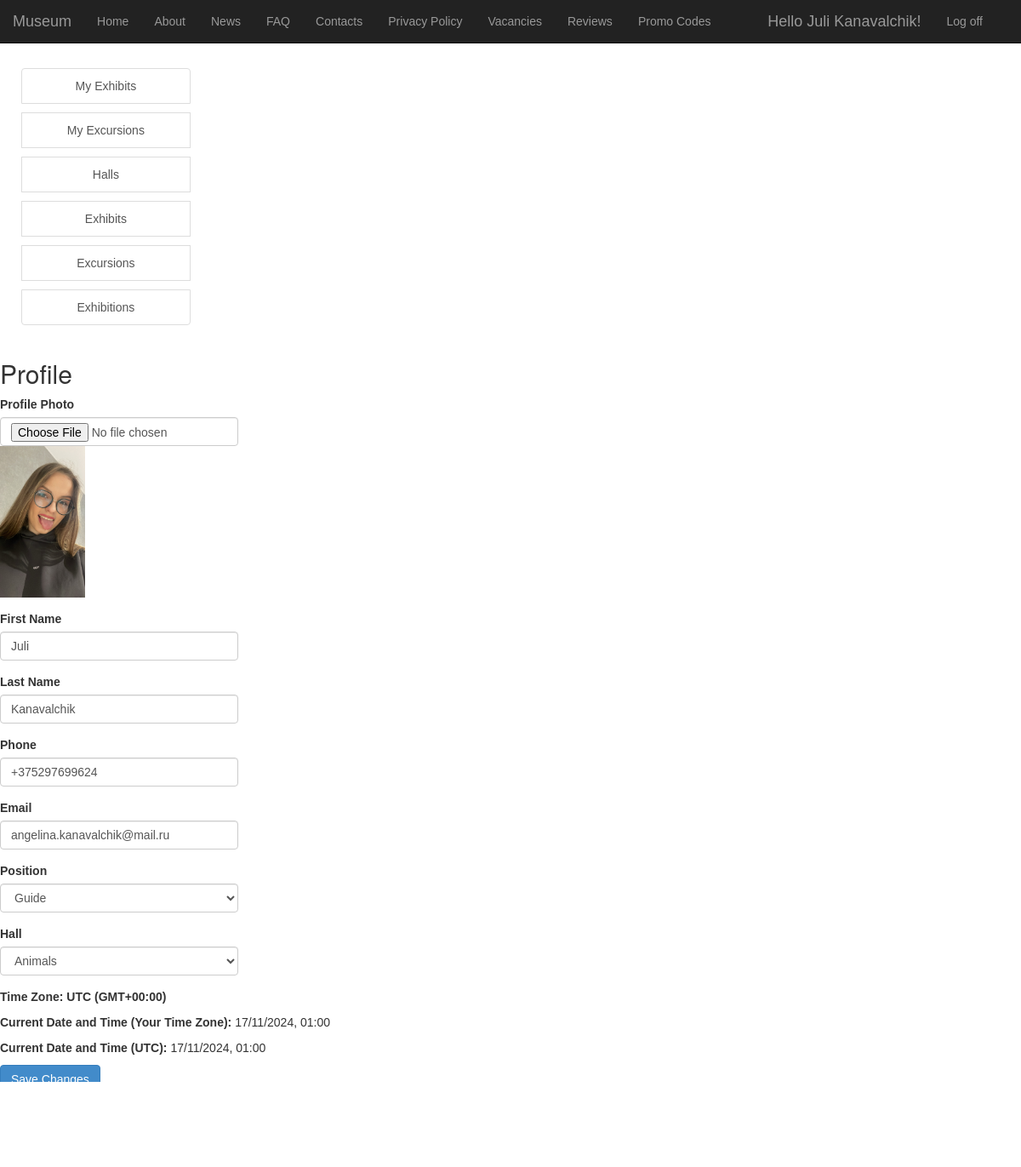
Page /profile/3/ (signed in) on the committed database.
### app/models.py (models this page shows, shortened)
class Employee(models.Model):
    user = models.OneToOneField(User, on_delete=models.CASCADE)
    first_name = models.CharField(max_length=100, default='')
    last_name = models.CharField(max_length=100, default='')
    phone = models.CharField(max_length=15)
    position = models.ForeignKey(Position, on_delete=models.CASCADE)
    hall = models.ForeignKey(Hall, on_delete=models.CASCADE, null=True, blank=True)
    photo = models.ImageField(upload_to='contact/', blank=True, null=True)
    email = models.EmailField(null=True, blank=True)

class Position(models.Model):
    name = models.CharField(max_length=100)

### app/views.py (the view, shortened to what this page needs)
# urls.py: re_path(r'^profile/(?P<id>\d+)/$', views.profile, name='profile'),
@login_required
def profile(request, id):
    if request.user.is_authenticated:
        try:
           employee = Employee.objects.get(user=request.user)
           is_employee = True
        except Employee.DoesNotExist:
           employee = None
           is_employee = False
    else:
        is_employee = False
    user = User.objects.get(id=request.user.id)
    positions = Position.objects.all()
    halls = Hall.objects.all()
    if employee:
        return render(request, 'app/profile.html', {
            'title': 'Profile',
            'employee': employee,
            'positions': positions,
            'halls': halls,
            'year':datetime.now().year,
            'is_employee' : is_employee,
        })

### app/templates/app/profile.html (shortened to what this page needs)
{% extends "app/layout.html" %}
{% block content %}
<h2>{{ title }}</h2>
<form method="post" enctype="multipart/form-data">
    {% if is_employee %}
    <div class="form-group">
        <label for="photo">Profile Photo</label>
        <input type="file" id="photo" name="photo" class="form-control">
        {% if employee.photo %}
        <img src="{{ employee.photo.url }}" alt="Profile Photo" style="width: 100px; height: auto;">
        {% endif %}
    </div>
    <div class="form-group">
        <label for="first_name">First Name</label>
        <input type="text" id="first_name" name="first_name"
               class="form-control"
               value="{{ employee.first_name }}">
    </div>
    <div class="form-group">
        <label for="last_name">Last Name</label>
        <input type="text" id="last_name" name="last_name"
               class="form-control"
               value="{{ employee.last_name }}">
    </div>
    <div class="form-group">
        <label for="phone">Phone</label>
        <input type="text" id="phone" name="phone"
               class="form-control"
               value="{{ employee.phone }}">
    </div>
    <div class="form-group">
        <label for="email">Email</label>
        <input type="email" id="email" name="email"
               class="form-control"
               value="{{ employee.email }}">
    </div>
    <div class="form-group">
        <label for="position">Position</label>
        <select id="position" name="position" class="form-control">
            {% for position in positions %}
            <option value="{{ position.id }}"
                    {% if position.id == employee.position.id %}selected{% endif %}>
                {{ position.name }}
            </option>
            {% endfor %}
        </select>
    </div>
    <div class="form-group">
        <label for="hall">Hall</label>
        <select id="hall" name="hall" class="form-control">
            {% for hall in halls %}
            <option value="{{ hall.id }}"
                    {% if hall.id == employee.hall.id %}selected{% endif %}>
                {{ hall.name }}
            </option>
            {% endfor %}
        </select>
    </div>
    {% endif %}
    <p><strong>Time Zone:</strong> <span id="userTimezone" class="timezone"></span></p>
    <p><strong>Current Date and Time (Your Time Zone):</strong> <span id="currentDateTimeUserTz"></span></p>
    <p><strong>Current Date and Time (UTC):</strong> <span id="currentDateTimeUtc"></span></p>
    <button type="submit" class="btn btn-primary">Save Changes</button>
</form>
{% endblock %}

### app/templates/app/loginpartial.html (shortened to what this page needs)
{% if user.is_authenticated %}
<form id="logoutForm" action="/logout/" method="post" class="navbar-right">
    <ul class="nav navbar-nav navbar-right">
        <li><a href="{% url 'profile' user.id %}" class="navbar-brand">Hello {{ user.username }}!</a></li>
        <li><a href="javascript:document.getElementById('logoutForm').submit()">Log off</a></li>
    </ul>
</form>
{% else %}
<ul class="nav navbar-nav navbar-right">
    <li><a href="{% url 'login' %}">Log in</a></li>
</ul>
{% endif %}

### app/static/app/content/site.css (style rules this page uses)
body { padding-top: 50px; padding-bottom: 20px; }
input, select, textarea { max-width: 280px; }
.navbar-brand { padding-left: 0; margin-left: 0; }
.navbar-right { white-space: nowrap; }

### app/templates/app/profile.html (style rules this page uses)
body { font-family: Arial, sans-serif; }
p { margin: 10px 0; }
.timezone { font-weight: bold; }

### rows in the picture
Employee: photo (picture), first_name "Juli", last_name "Kanavalchik", phone "+375297699624", email "angelina.kanavalchik@mail.ru", position "Guide"

### other values in the picture
{{ user.username }} "Juli Kanavalchik"
{{ title }} "Profile"
form field hall "Animals"
